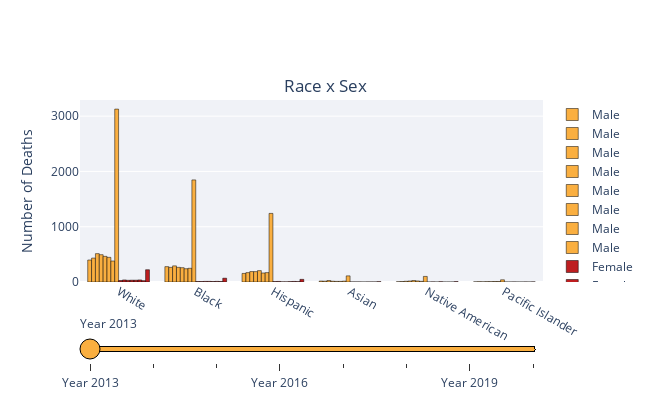

Notebook source saved alongside this figure:
### Code cell
#RACE X SEX
racelist = ['White','Black','Hispanic','Asian','Native American','Pacific Islander']
sexlist = ['Male','Female']

racecol1 = []
gendercol1 = []
yearcol = []
list1 = []
for year in [2013,2014,2015,2016,2017,2018,2019,'2013-2019 Cumulative Total']:
    if type(year) == int or type(year) == float:
        trialdf = fulldb[fulldb['Year'] == year]
    else:
        trialdf = fulldb
    for race in racelist:
        for sex in sexlist:
            racecol1.append(race)
            gendercol1.append(sex)
            yearcol.append(year)
            list1.append(len(trialdf[(trialdf["Victim's race"] == race) & (trialdf["Victim's gender"] == sex)]))

            
df1 = pd.DataFrame()
df1['Race'] = racecol1
df1['Sex'] = gendercol1
df1['Year'] = yearcol
df1['Deaths'] = list1

data_slider = []
for year in [2013,2014,2015,2016,2017,2018,2019,'2013-2019 Cumulative Total']:
    data_each_yr = dict(
                        type='bar',
                        x = df1[(df1['Year'] == year) & (df1['Sex'] == 'Male')]['Race'],
                        y=df1[(df1['Year'] == year) & (df1['Sex'] == 'Male')]['Deaths'],
                        hovertemplate = '<b><i>' + str(year) +': Race -- %{x}, Sex -- Male</i></b><br><br>Number of Deaths: %{y}',
                        name = 'Male',
                        marker_color='#FAAF40',
                        marker_line_color='black')
    data_slider.append(data_each_yr)

steps = []
for i in range(len(data_slider)):
    if i < len(data_slider) - 1:
        step = dict(method='restyle',
                    args=['visible', [False] * len(data_slider)],
                    label='Year {}'.format(i + 2013))
    else:
        step = dict(method='restyle',
                    args=['visible', [False] * len(data_slider)],
                    label='2013-2019 Cumulative Total')
    step['args'][1][i] = True
    steps.append(step)
    

sliders = [dict(active=0, pad={"t": 30}, steps=steps,bgcolor='#FAAF40',bordercolor='black',activebgcolor='#BE1E20')]


layout = dict(title ={'text':'Race x Sex','x':0.5,'y':0.8},
              yaxis_title = {'text':'Number of Deaths'},
              sliders=sliders,height=400,width=650)

figracesex = go.Figure(dict(data=data_slider, layout=layout))

for year in [2013,2014,2015,2016,2017,2018,2019,'2013-2019 Cumulative Total']:
    figracesex.add_trace(go.Bar(
    x = df1[(df1['Year'] == year) & (df1['Sex'] == 'Female')]['Race'],
    y=df1[(df1['Year'] == year) & (df1['Sex'] == 'Female')]['Deaths'],
    hovertemplate = '<b><i>' + str(year) +': Race -- %{x}, Sex -- Male</i></b><br><br>Number of Deaths: %{y}',
    name = 'Female',
    marker_color='#BE1E20',
    marker_line_color='black'))


figracesex.update_layout(plot_bgcolor='#f0f2f7',paper_bgcolor='white')
figracesex.show()

### Figure 1 — Plotly figure (JSON) as saved in the notebook; plotly's stock layout.template omitted (floating-point values rounded to 4 significant figures)
{"data": [{"hovertemplate": "<b><i>2013: Race -- %{x}, Sex -- Male</i></b><br><br>Number of Deaths: %{y}", "marker": {"color": "#FAAF40", "line": {"color": "black"}}, "name": "Male", "type": "bar", "x": ["White", "Black", "Hispanic", "Asian", "Native American", "Pacific Islander"], "y": [398, 278, 155, 17, 4, 2]}, {"hovertemplate": "<b><i>2014: Race -- %{x}, Sex -- Male</i></b><br><br>Number of Deaths: %{y}", "marker": {"color": "#FAAF40", "line": {"color": "black"}}, "name": "Male", "type": "bar", "x": ["White", "Black", "Hispanic", "Asian", "Native American", "Pacific Islander"], "y": [433, 265, 170, 15, 8, 5]}, {"hovertemplate": "<b><i>2015: Race -- %{x}, Sex -- Male</i></b><br><br>Number of Deaths: %{y}", "marker": {"color": "#FAAF40", "line": {"color": "black"}}, "name": "Male", "type": "bar", "x": ["White", "Black", "Hispanic", "Asian", "Native American", "Pacific Islander"], "y": [513, 292, 189, 27, 13, 3]}, {"hovertemplate": "<b><i>2016: Race -- %{x}, Sex -- Male</i></b><br><br>Number of Deaths: %{y}", "marker": {"color": "#FAAF40", "line": {"color": "black"}}, "name": "Male", "type": "bar", "x": ["White", "Black", "Hispanic", "Asian", "Native American", "Pacific Islander"], "y": [494, 265, 188, 14, 18, 6]}, {"hovertemplate": "<b><i>2017: Race -- %{x}, Sex -- Male</i></b><br><br>Number of Deaths: %{y}", "marker": {"color": "#FAAF40", "line": {"color": "black"}}, "name": "Male", "type": "bar", "x": ["White", "Black", "Hispanic", "Asian", "Native American", "Pacific Islander"], "y": [464, 259, 206, 11, 27, 6]}, {"hovertemplate": "<b><i>2018: Race -- %{x}, Sex -- Male</i></b><br><br>Number of Deaths: %{y}", "marker": {"color": "#FAAF40", "line": {"color": "black"}}, "name": "Male", "type": "bar", "x": ["White", "Black", "Hispanic", "Asian", "Native American", "Pacific Islander"], "y": [446, 240, 163, 11, 19, 9]}, {"hovertemplate": "<b><i>2019: Race -- %{x}, Sex -- Male</i></b><br><br>Number of Deaths: %{y}", "marker": {"color": "#FAAF40", "line": {"color": "black"}}, "name": "Male", "type": "bar", "x": ["White", "Black", "Hispanic", "Asian", "Native American", "Pacific Islander"], "y": [380, 248, 170, 16, 12, 9]}, {"hovertemplate": "<b><i>2013-2019 Cumulative Total: Race -- %{x}, Sex -- Male</i></b><br><br>Number of Deaths: %{y}", "marker": {"color": "#FAAF40", "line": {"color": "black"}}, "name": "Male", "type": "bar", "x": ["White", "Black", "Hispanic", "Asian", "Native American", "Pacific Islander"], "y": [3128, 1847, 1241, 111, 101, 40]}, {"hovertemplate": "<b><i>2013: Race -- %{x}, Sex -- Male</i></b><br><br>Number of Deaths: %{y}", "marker": {"color": "#BE1E20", "line": {"color": "black"}}, "name": "Female", "type": "bar", "x": ["White", "Black", "Hispanic", "Asian", "Native American", "Pacific Islander"], "y": [27, 9, 8, 1, 0, 0]}, {"hovertemplate": "<b><i>2014: Race -- %{x}, Sex -- Male</i></b><br><br>Number of Deaths: %{y}", "marker": {"color": "#BE1E20", "line": {"color": "black"}}, "name": "Female", "type": "bar", "x": ["White", "Black", "Hispanic", "Asian", "Native American", "Pacific Islander"], "y": [37, 9, 10, 1, 2, 0]}, {"hovertemplate": "<b><i>2015: Race -- %{x}, Sex -- Male</i></b><br><br>Number of Deaths: %{y}", "marker": {"color": "#BE1E20", "line": {"color": "black"}}, "name": "Female", "type": "bar", "x": ["White", "Black", "Hispanic", "Asian", "Native American", "Pacific Islander"], "y": [31, 11, 3, 1, 0, 1]}, {"hovertemplate": "<b><i>2016: Race -- %{x}, Sex -- Male</i></b><br><br>Number of Deaths: %{y}", "marker": {"color": "#BE1E20", "line": {"color": "black"}}, "name": "Female", "type": "bar", "x": ["White", "Black", "Hispanic", "Asian", "Native American", "Pacific Islander"], "y": [33, 11, 3, 0, 5, 0]}, {"hovertemplate": "<b><i>2017: Race -- %{x}, Sex -- Male</i></b><br><br>Number of Deaths: %{y}", "marker": {"color": "#BE1E20", "line": {"color": "black"}}, "name": "Female", "type": "bar", "x": ["White", "Black", "Hispanic", "Asian", "Native American", "Pacific Islander"], "y": [33, 9, 7, 1, 0, 0]}, {"hovertemplate": "<b><i>2018: Race -- %{x}, Sex -- Male</i></b><br><br>Number of Deaths: %{y}", "marker": {"color": "#BE1E20", "line": {"color": "black"}}, "name": "Female", "type": "bar", "x": ["White", "Black", "Hispanic", "Asian", "Native American", "Pacific Islander"], "y": [37, 11, 10, 1, 0, 1]}, {"hovertemplate": "<b><i>2019: Race -- %{x}, Sex -- Male</i></b><br><br>Number of Deaths: %{y}", "marker": {"color": "#BE1E20", "line": {"color": "black"}}, "name": "Female", "type": "bar", "x": ["White", "Black", "Hispanic", "Asian", "Native American", "Pacific Islander"], "y": [24, 9, 7, 1, 0, 0]}, {"hovertemplate": "<b><i>2013-2019 Cumulative Total: Race -- %{x}, Sex -- Male</i></b><br><br>Number of Deaths: %{y}", "marker": {"color": "#BE1E20", "line": {"color": "black"}}, "name": "Female", "type": "bar", "x": ["White", "Black", "Hispanic", "Asian", "Native American", "Pacific Islander"], "y": [222, 69, 48, 6, 7, 2]}], "layout": {"height": 400, "paper_bgcolor": "white", "plot_bgcolor": "#f0f2f7", "sliders": [{"active": 0, "activebgcolor": "#BE1E20", "bgcolor": "#FAAF40", "bordercolor": "black", "pad": {"t": 30}, "steps": [{"args": ["visible", [true, false, false, false, false, false, false, false]], "label": "Year 2013", "method": "restyle"}, {"args": ["visible", [false, true, false, false, false, false, false, false]], "label": "Year 2014", "method": "restyle"}, {"args": ["visible", [false, false, true, false, false, false, false, false]], "label": "Year 2015", "method": "restyle"}, {"args": ["visible", [false, false, false, true, false, false, false, false]], "label": "Year 2016", "method": "restyle"}, {"args": ["visible", [false, false, false, false, true, false, false, false]], "label": "Year 2017", "method": "restyle"}, {"args": ["visible", [false, false, false, false, false, true, false, false]], "label": "Year 2018", "method": "restyle"}, {"args": ["visible", [false, false, false, false, false, false, true, false]], "label": "Year 2019", "method": "restyle"}, {"args": ["visible", [false, false, false, false, false, false, false, true]], "label": "2013-2019 Cumulative Total", "method": "restyle"}]}], "title": {"text": "Race x Sex", "x": 0.5, "y": 0.8}, "width": 650, "yaxis": {"title": {"text": "Number of Deaths"}}}}
